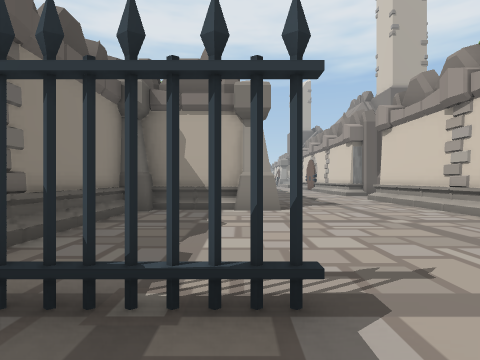
[1] (above)

18 first-person views from a walk through a scene from a Unity 3-D project. The camera is 1.3 m above the floor, looks level and sees 80° across. The floor is counted in squares, 2 m on a side. Each view is taken from the middle of a square. On the plan, view 1 faces up. The plan holds only what a view shows up to about 9 squares ahead; the rest is blank. The place goes on beyond the plan. The player is left out. Door leaves are left out, so doorways stand open.

[2]
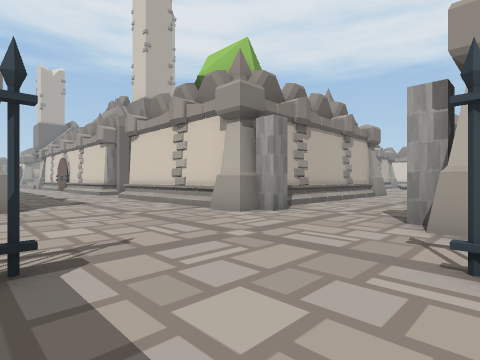

[3]
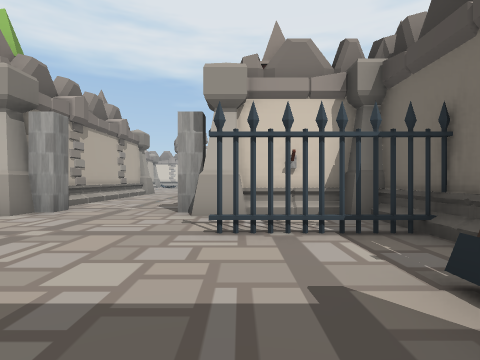

[4]
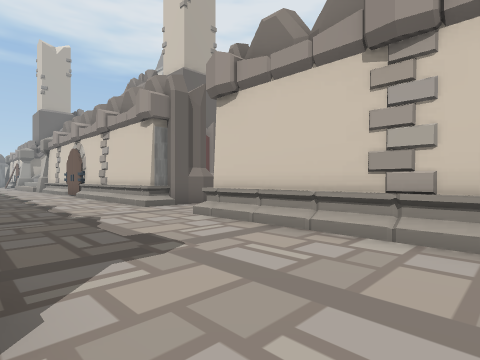

[5]
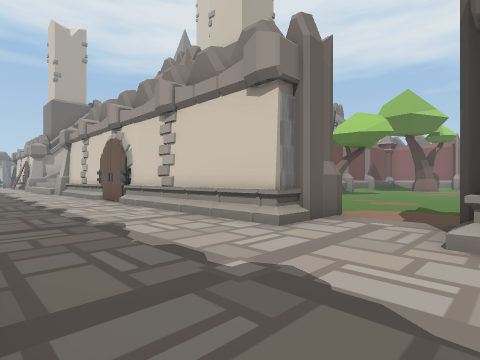

[6]
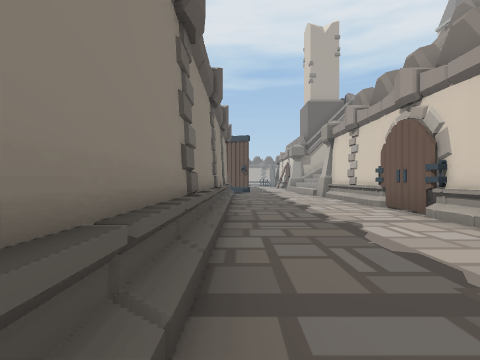

[7]
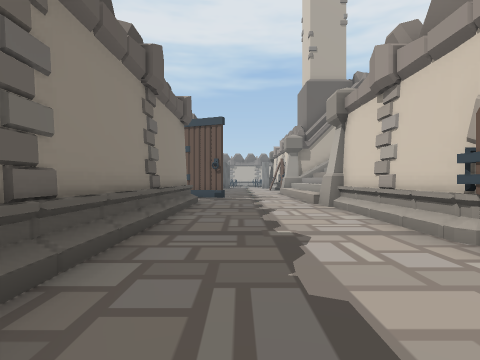

[8]
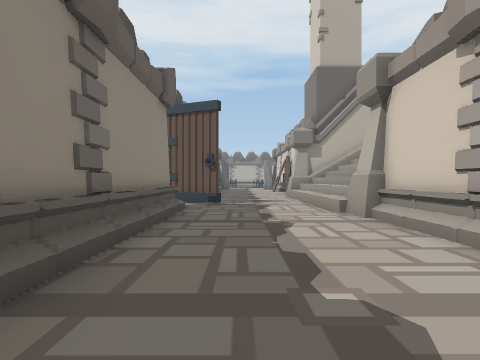

[9]
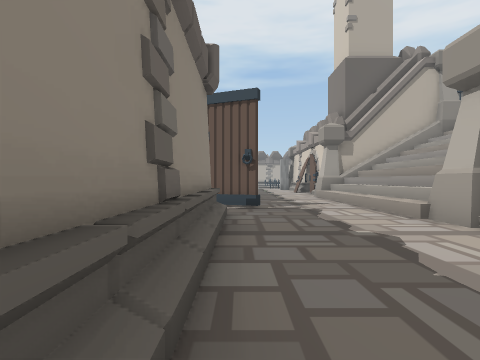

[10]
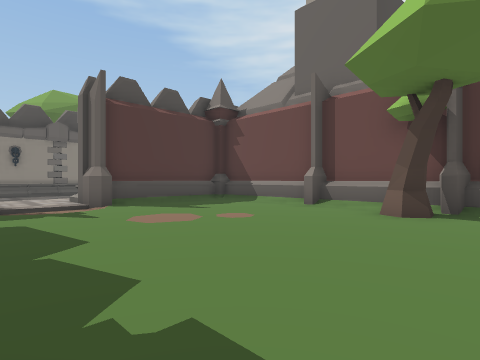

[11]
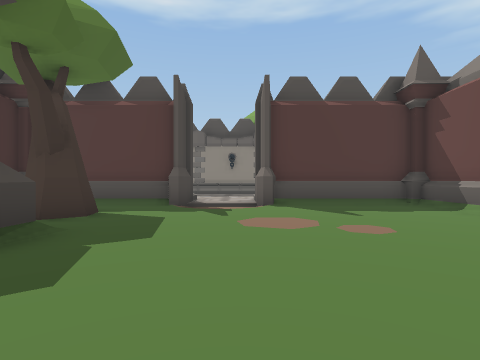

[12]
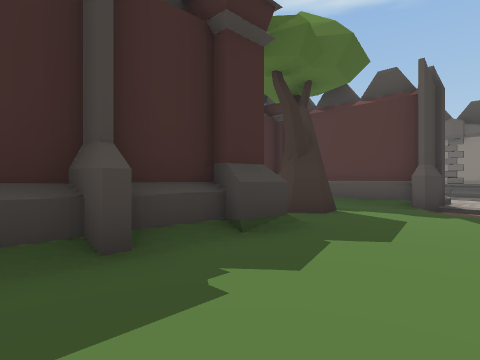

[13]
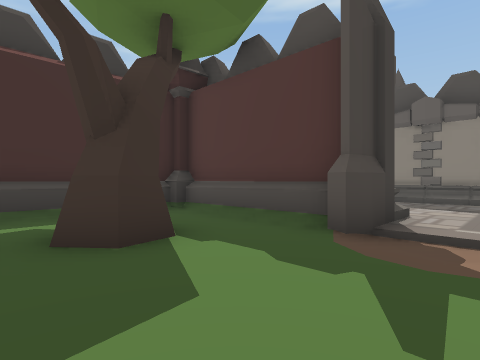

[14]
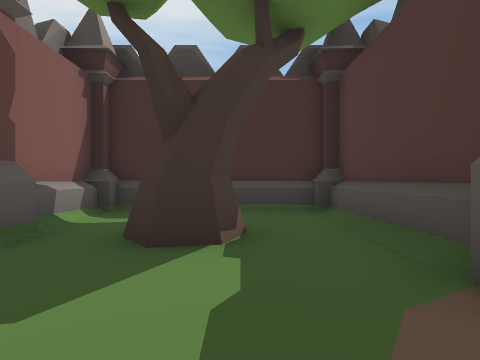

[15]
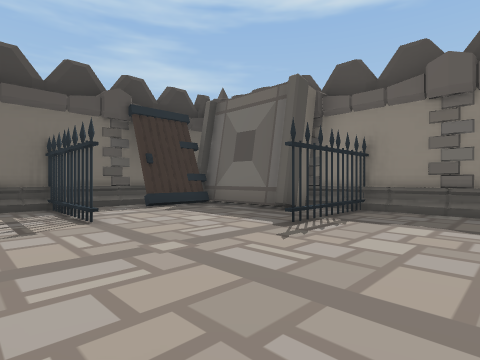

[16]
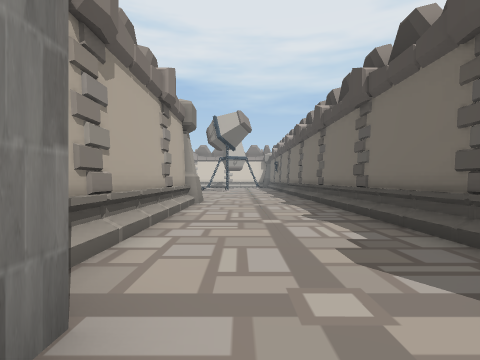

[17]
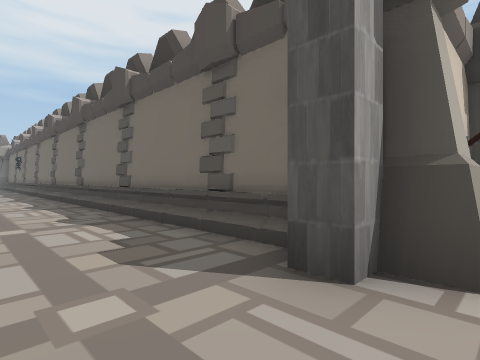

[18]
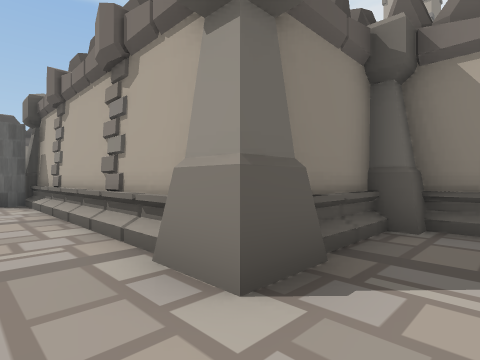

### Floor plan
Key: @ floor where view 1 was taken; # wall or solid block; . floor; / step, stairs or slope; D open door; = window, fence, low wall or low ledge.
Columns run from 3 left of view 1 to 14 right of it. Each row starts with its distance up from view 1.
 27      ..///
 26    ##..///
 25     ...//
 24    #...//
 23    #.../#
 22    #.../#
 21    #.../#
 20    #.../#
 19    #.../##
 18    #....#
 17    #....#
 16    #....#########
 15    #....##.....#.
 14    #....##........
 13    #....##........
 12     ....##........
 11     ....D//.......
 10    #....D//.......
  9    #....##........
  8    #....##.##.####
  7  ###....##..#.####
  6 ##......##....###.
  5 #.......########..
  4 #.......########..
  3 #.......#.........
  2 #=......D.........
  1 ####....D.........
  0 ###@....#/////////
 -1  #....#.##########
 -2  #....#.#
 -3  ###..###
 -4    #####

Positions as (right, up) in squares from view 1, and headings:
1: (0, 0), facing up
2: (0, -1), facing up-right
3: (-1, -1), facing right
4: (1, 5), facing up-right
5: (1, 9), facing up-right
6: (1, 12), facing up
7: (2, 16), facing up
8: (2, 18), facing up
9: (1, 19), facing up
10: (14, 9), facing up-left
11: (14, 11), facing left
12: (14, 11), facing down-left
13: (10, 11), facing down-left
14: (8, 11), facing down
15: (4, 4), facing down-left
16: (4, 2), facing right
17: (4, 2), facing down-right
18: (14, 2), facing up-left
